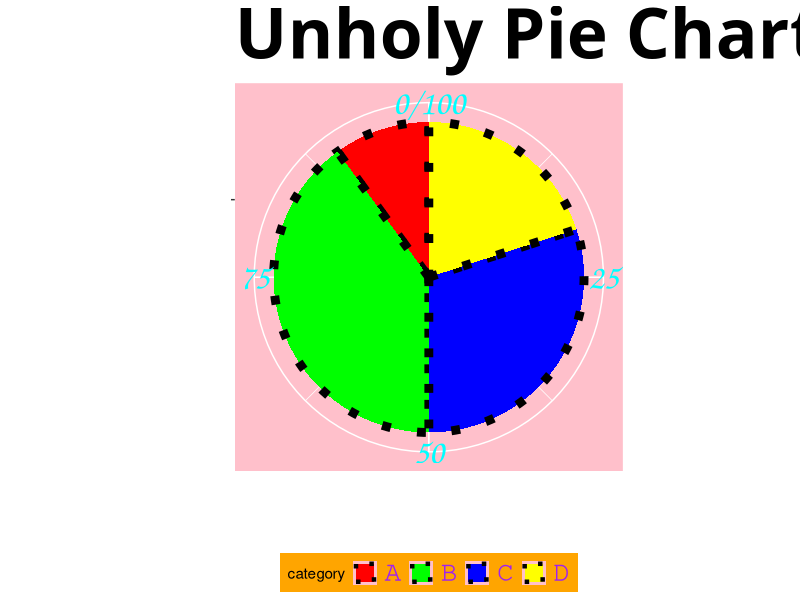

R code for this plot:
library(ggplot2)

# Create some random categorical data
data <- data.frame(
  category = c("A", "B", "C", "D"),
  value = c(10, 40, 30, 20)
)

# Create the ugly pie chart
ggplot(data, aes(x = "", y = value, fill = category)) +
  geom_bar(stat = "identity", width = 1, color = "black", linetype = "dotted", size = 3) +
  coord_polar(theta = "y") +
  scale_fill_manual(values = c("#FF0000", "#00FF00", "#0000FF", "#FFFF00")) + # Eye-burning colors
  theme(
    panel.background = element_rect(fill = "pink"), # Horrible pink background
    axis.text = element_text(size = 25, family = "Comic Sans MS", color = "cyan"), # Ugly font & color
    axis.title = element_text(size = 35, family = "Papyrus", color = "green"), # Even worse font
    plot.title = element_text(size = 50, family = "Wingdings", color = "black", face = "bold"), # Unreadable title
    legend.position = "bottom",
    legend.background = element_rect(fill = "orange"), # Clashing legend background
    legend.text = element_text(size = 20, color = "purple", family = "Courier") # More chaos
  ) +
  labs(title = "Unholy Pie Chart", x = "", y = "")
